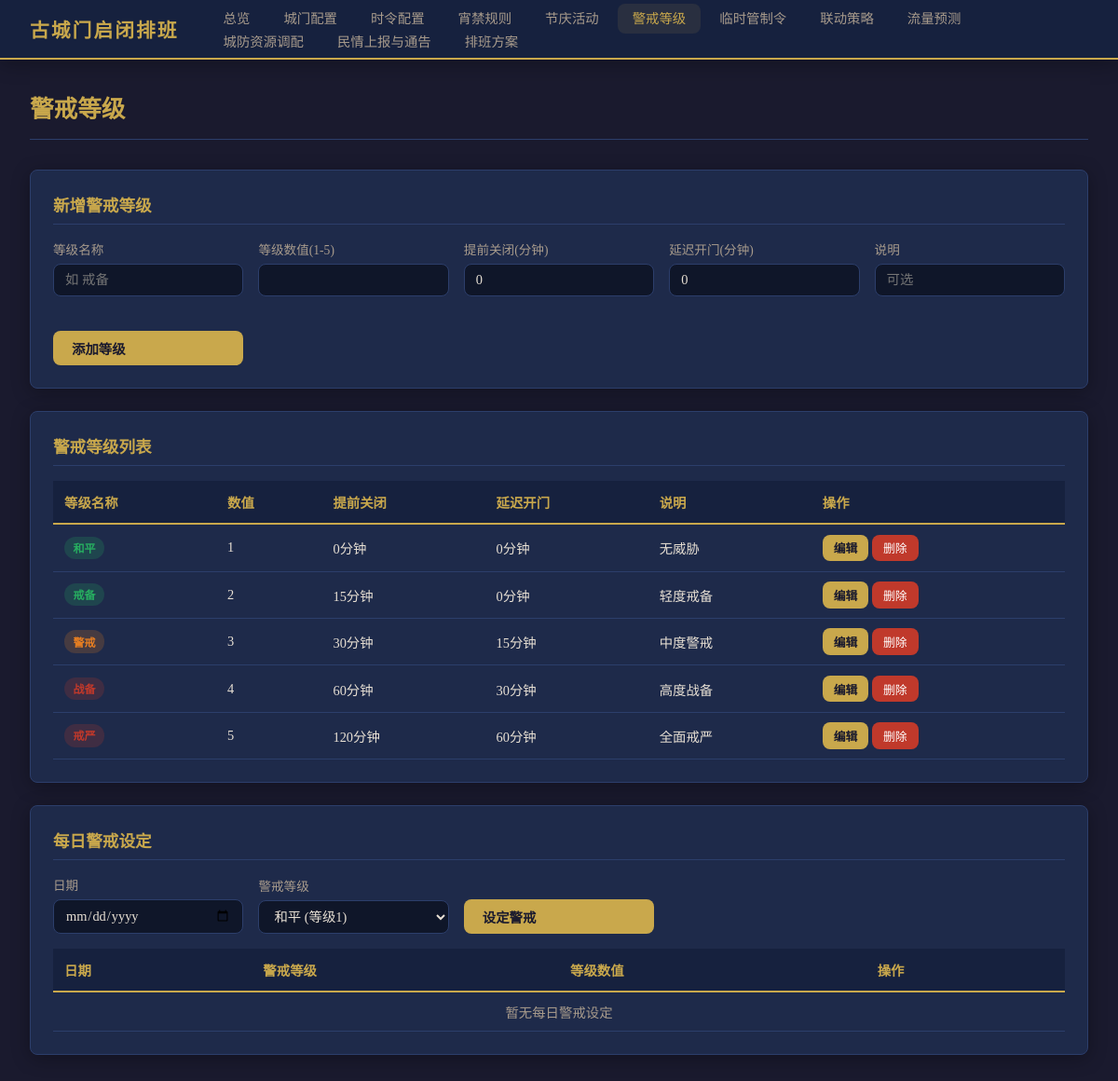
The app's page /alerts, older data.
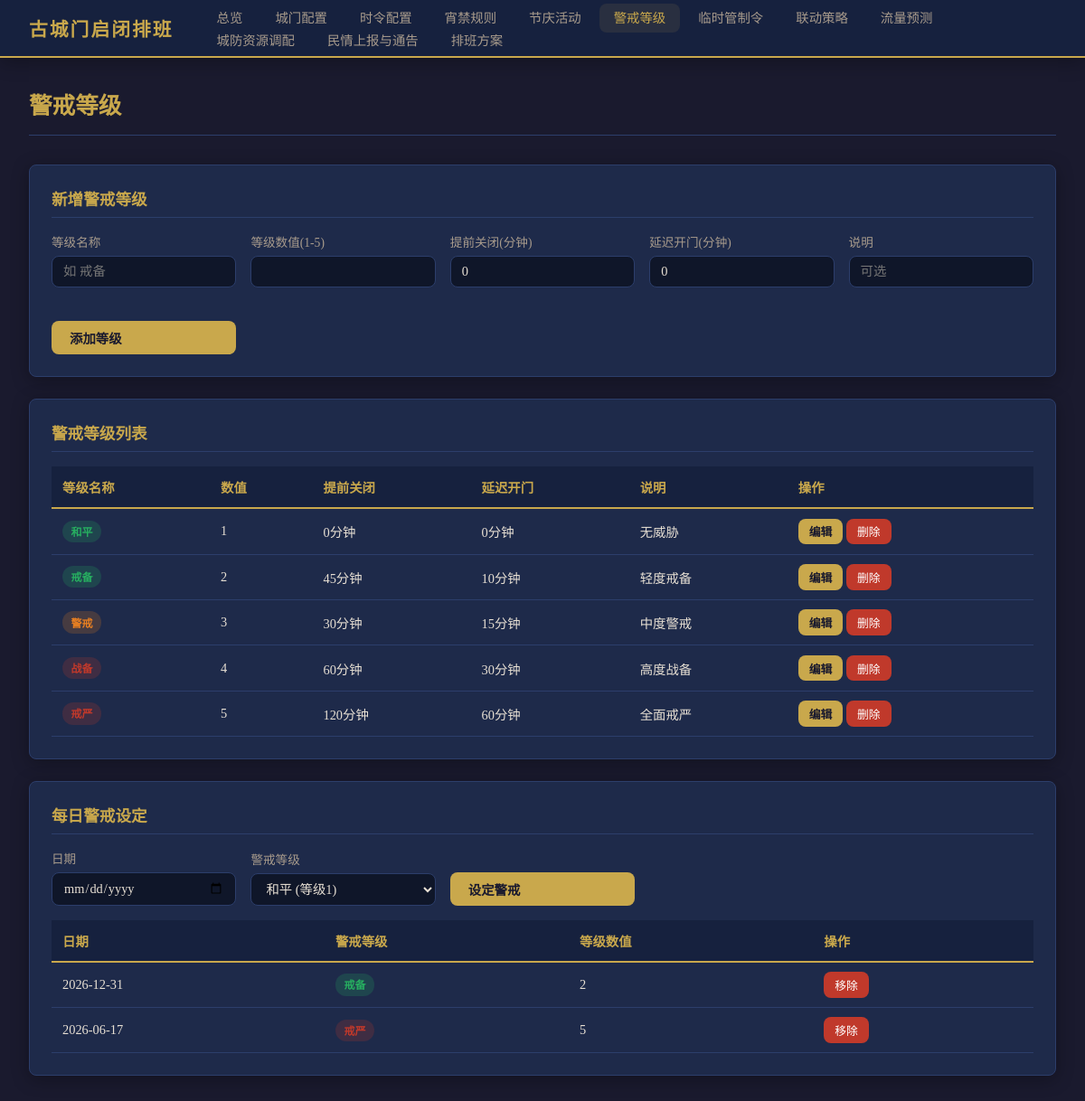
The same page, newer data.
### tables this page shows
CREATE TABLE alert_levels (
            id INTEGER PRIMARY KEY AUTOINCREMENT,
            level_name TEXT UNIQUE NOT NULL,
            level_value INTEGER UNIQUE NOT NULL CHECK(level_value BETWEEN 1 AND 5),
            close_advance_minutes INTEGER NOT NULL DEFAULT 0,
            open_delay_minutes INTEGER NOT NULL DEFAULT 0,
            description TEXT DEFAULT ''
        );

CREATE TABLE daily_alerts (
            id INTEGER PRIMARY KEY AUTOINCREMENT,
            alert_date TEXT NOT NULL,
            alert_level_id INTEGER NOT NULL,
            FOREIGN KEY (alert_level_id) REFERENCES alert_levels(id) ON DELETE CASCADE,
            UNIQUE(alert_date)
        );

### main.py (the view)
@app.get("/alerts", response_class=HTMLResponse)
async def alerts_page(request: Request, error: str = None):
    conn = get_db()
    levels = conn.execute("SELECT * FROM alert_levels ORDER BY level_value").fetchall()
    daily_alerts = conn.execute(
        "SELECT da.*, al.level_name, al.level_value FROM daily_alerts da JOIN alert_levels al ON da.alert_level_id = al.id ORDER BY da.alert_date DESC"
    ).fetchall()
    conn.close()
    return templates.TemplateResponse("alerts.html", {
        "request": request,
        "levels": levels,
        "daily_alerts": daily_alerts,
        "active_page": "alerts",
        "error_msg": error,
    })

### templates/alerts.html (shortened to what the changed rows need)
{% extends "base.html" %}
{% block content %}
<div class="page-header">
    <h1>警戒等级</h1>
</div>
<div class="card">
    <h2>新增警戒等级</h2>
</div>
<div class="card">
    <h2>警戒等级列表</h2>
    <div class="table-responsive">
        <table>
            <thead>
                <tr>
                    <th>等级名称</th>
                    <th>数值</th>
                    <th>提前关闭</th>
                    <th>延迟开门</th>
                    <th>说明</th>
                    <th>操作</th>
                </tr>
            </thead>
            <tbody>
                {% for l in levels %}
                <tr>
                    <td><span class="badge {% if l.level_value >= 4 %}badge-red{% elif l.level_value >= 3 %}badge-orange{% else %}badge-green{% endif %}">{{ l.level_name }}</span></td>
                    <td>{{ l.level_value }}</td>
                    <td>{{ l.close_advance_minutes }}分钟</td>
                    <td>{{ l.open_delay_minutes }}分钟</td>
                    <td>{{ l.description or '-' }}</td>
                    <td>
                        <button type="button" class="btn btn-primary btn-sm" onclick="openEditModal({{ l.id }}, '{{ l.level_name }}', {{ l.level_value }}, {{ l.close_advance_minutes }}, {{ l.open_delay_minutes }}, '{{ l.description or '' }}')">编辑</button>
                        <form action="/alerts/level/delete/{{ l.id }}" method="post" style="display:inline;"
                              onsubmit="return confirm('确定删除等级 {{ l.level_name }}？')">
                            <button type="submit" class="btn btn-danger btn-sm">删除</button>
                        </form>
                    </td>
                </tr>
                {% endfor %}
            </tbody>
        </table>
    </div>
</div>
<div class="card">
    <h2>每日警戒设定</h2>
    <div class="table-responsive" style="margin-top:1rem;">
        <table>
            <thead>
                <tr>
                    <th>日期</th>
                    <th>警戒等级</th>
                    <th>等级数值</th>
                    <th>操作</th>
                </tr>
            </thead>
            <tbody>
                {% for d in daily_alerts %}
                <tr>
                    <td>{{ d.alert_date }}</td>
                    <td><span class="badge {% if d.level_value >= 4 %}badge-red{% elif d.level_value >= 3 %}badge-orange{% else %}badge-green{% endif %}">{{ d.level_name }}</span></td>
                    <td>{{ d.level_value }}</td>
                    <td>
                        <form action="/alerts/daily/delete/{{ d.id }}" method="post" style="display:inline;"
                              onsubmit="return confirm('确定移除该日警戒设定？')">
                            <button type="submit" class="btn btn-danger btn-sm">移除</button>
                        </form>
                    </td>
                </tr>
                {% endfor %}
                {% if not daily_alerts %}
                <tr><td colspan="4" style="text-align:center;color:var(--text-secondary);">暂无每日警戒设定</td></tr>
                {% endif %}
            </tbody>
        </table>
    </div>
</div>
{% endblock %}

Row changes from the older to the newer data that the page shows:
changed alert_levels "轻度戒备": close_advance_minutes "15" → "45"; open_delay_minutes "0" → "10"
added daily_alerts: alert_date "2026-12-31", level_name "戒备", level_value "2"
added daily_alerts: alert_date "2026-06-17", level_name "戒严", level_value "5"
Text that changed along with them:
text no longer shown: "暂无每日警戒设定"
